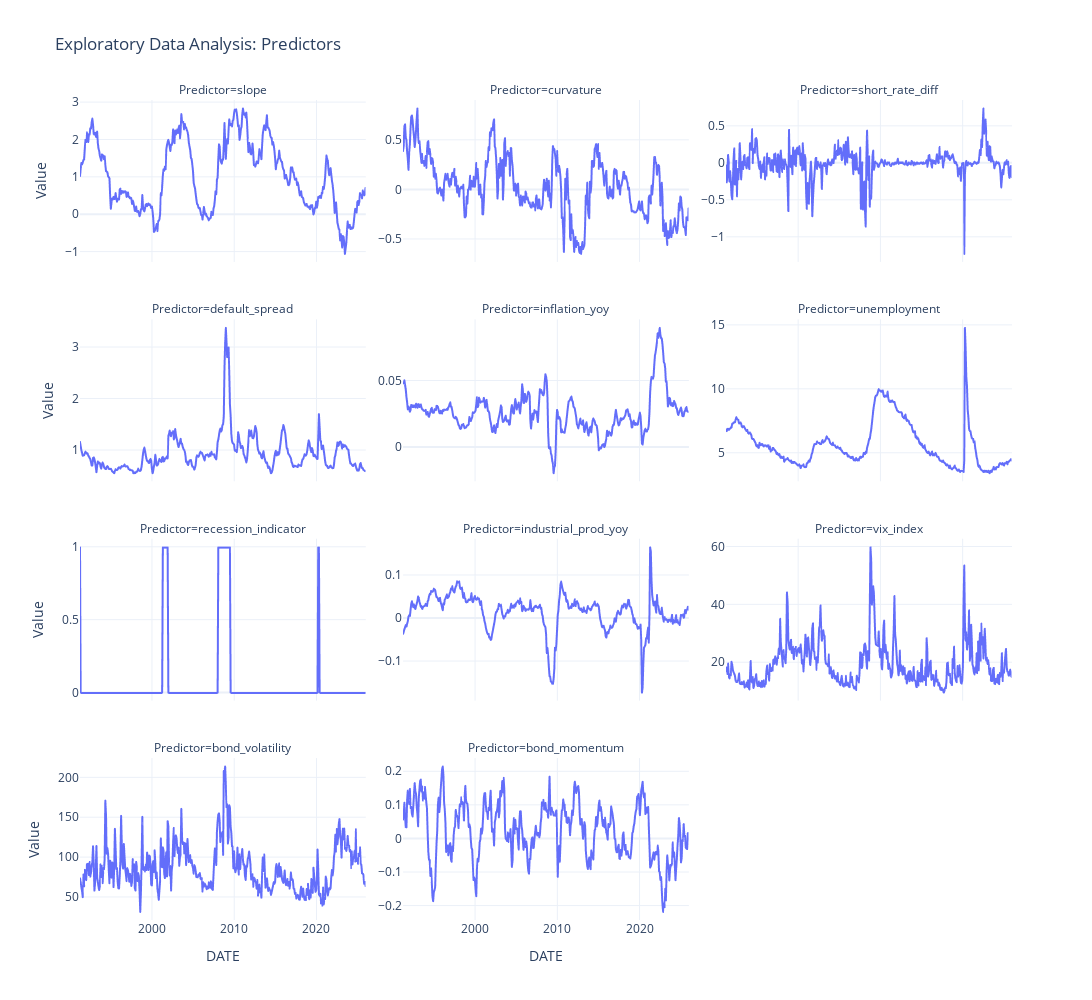

Source (notebook cell):
### Code cell
# re-run ADF test
predictors = ['slope', 'curvature', 'short_rate_diff', 'default_spread', 'inflation_yoy', 'unemployment', 
              'recession_indicator', 'industrial_prod_yoy', 'vix_index', 'bond_volatility', 'bond_momentum']

df_long = df_final[predictors].reset_index().melt(
    id_vars='DATE', 
    value_vars=predictors,
    var_name='Predictor', 
    value_name='Value'
)

fig = px.line(
    df_long, 
    x='DATE', 
    y='Value', 
    facet_col='Predictor', 
    facet_col_wrap=3,
    facet_col_spacing=0.04,
    height=1000,
    width=1100,
    title='Exploratory Data Analysis: Predictors',
    template='plotly_white'
)

fig.update_yaxes(matches=None, showticklabels=True)
fig.update_layout(showlegend=False)

fig.show()

### Figure 1 — Plotly figure (JSON) as saved in the notebook; plotly's stock layout.template omitted (floating-point values rounded to 4 significant figures; data arrays with more than 128 entries replaced by an {"elided": "..."} marker saying what was removed)
{"data": [{"hovertemplate": "Predictor=slope<br>DATE=%{x}<br>Value=%{y}<extra></extra>", "legendgroup": "", "line": {"color": "#636efa", "dash": "solid"}, "marker": {"symbol": "circle"}, "mode": "lines", "name": "", "showlegend": false, "type": "scattergl", "x": {"elided": "418 str values"}, "xaxis": "x10", "y": {"elided": "418 float values"}, "yaxis": "y10"}, {"hovertemplate": "Predictor=curvature<br>DATE=%{x}<br>Value=%{y}<extra></extra>", "legendgroup": "", "line": {"color": "#636efa", "dash": "solid"}, "marker": {"symbol": "circle"}, "mode": "lines", "name": "", "showlegend": false, "type": "scattergl", "x": {"elided": "418 str values"}, "xaxis": "x11", "y": {"elided": "418 float values"}, "yaxis": "y11"}, {"hovertemplate": "Predictor=short_rate_diff<br>DATE=%{x}<br>Value=%{y}<extra></extra>", "legendgroup": "", "line": {"color": "#636efa", "dash": "solid"}, "marker": {"symbol": "circle"}, "mode": "lines", "name": "", "showlegend": false, "type": "scattergl", "x": {"elided": "418 str values"}, "xaxis": "x12", "y": {"elided": "418 float values"}, "yaxis": "y12"}, {"hovertemplate": "Predictor=default_spread<br>DATE=%{x}<br>Value=%{y}<extra></extra>", "legendgroup": "", "line": {"color": "#636efa", "dash": "solid"}, "marker": {"symbol": "circle"}, "mode": "lines", "name": "", "showlegend": false, "type": "scattergl", "x": {"elided": "418 str values"}, "xaxis": "x7", "y": {"elided": "418 float values"}, "yaxis": "y7"}, {"hovertemplate": "Predictor=inflation_yoy<br>DATE=%{x}<br>Value=%{y}<extra></extra>", "legendgroup": "", "line": {"color": "#636efa", "dash": "solid"}, "marker": {"symbol": "circle"}, "mode": "lines", "name": "", "showlegend": false, "type": "scattergl", "x": {"elided": "418 str values"}, "xaxis": "x8", "y": {"elided": "418 float values"}, "yaxis": "y8"}, {"hovertemplate": "Predictor=unemployment<br>DATE=%{x}<br>Value=%{y}<extra></extra>", "legendgroup": "", "line": {"color": "#636efa", "dash": "solid"}, "marker": {"symbol": "circle"}, "mode": "lines", "name": "", "showlegend": false, "type": "scattergl", "x": {"elided": "418 str values"}, "xaxis": "x9", "y": {"elided": "418 float values"}, "yaxis": "y9"}, {"hovertemplate": "Predictor=recession_indicator<br>DATE=%{x}<br>Value=%{y}<extra></extra>", "legendgroup": "", "line": {"color": "#636efa", "dash": "solid"}, "marker": {"symbol": "circle"}, "mode": "lines", "name": "", "showlegend": false, "type": "scattergl", "x": {"elided": "418 str values"}, "xaxis": "x4", "y": {"elided": "418 int values"}, "yaxis": "y4"}, {"hovertemplate": "Predictor=industrial_prod_yoy<br>DATE=%{x}<br>Value=%{y}<extra></extra>", "legendgroup": "", "line": {"color": "#636efa", "dash": "solid"}, "marker": {"symbol": "circle"}, "mode": "lines", "name": "", "showlegend": false, "type": "scattergl", "x": {"elided": "418 str values"}, "xaxis": "x5", "y": {"elided": "418 float values"}, "yaxis": "y5"}, {"hovertemplate": "Predictor=vix_index<br>DATE=%{x}<br>Value=%{y}<extra></extra>", "legendgroup": "", "line": {"color": "#636efa", "dash": "solid"}, "marker": {"symbol": "circle"}, "mode": "lines", "name": "", "showlegend": false, "type": "scattergl", "x": {"elided": "418 str values"}, "xaxis": "x6", "y": {"elided": "418 float values"}, "yaxis": "y6"}, {"hovertemplate": "Predictor=bond_volatility<br>DATE=%{x}<br>Value=%{y}<extra></extra>", "legendgroup": "", "line": {"color": "#636efa", "dash": "solid"}, "marker": {"symbol": "circle"}, "mode": "lines", "name": "", "showlegend": false, "type": "scattergl", "x": {"elided": "418 str values"}, "xaxis": "x", "y": {"elided": "418 float values"}, "yaxis": "y"}, {"hovertemplate": "Predictor=bond_momentum<br>DATE=%{x}<br>Value=%{y}<extra></extra>", "legendgroup": "", "line": {"color": "#636efa", "dash": "solid"}, "marker": {"symbol": "circle"}, "mode": "lines", "name": "", "showlegend": false, "type": "scattergl", "x": {"elided": "418 str values"}, "xaxis": "x2", "y": {"elided": "418 float values"}, "yaxis": "y2"}], "layout": {"annotations": [{"font": {}, "showarrow": false, "text": "Predictor=bond_volatility", "x": 0.1533, "xanchor": "center", "xref": "paper", "y": 0.1975, "yanchor": "bottom", "yref": "paper"}, {"font": {}, "showarrow": false, "text": "Predictor=bond_momentum", "x": 0.5, "xanchor": "center", "xref": "paper", "y": 0.1975, "yanchor": "bottom", "yref": "paper"}, {"font": {}, "showarrow": false, "text": "Predictor=recession_indicator", "x": 0.1533, "xanchor": "center", "xref": "paper", "y": 0.465, "yanchor": "bottom", "yref": "paper"}, {"font": {}, "showarrow": false, "text": "Predictor=industrial_prod_yoy", "x": 0.5, "xanchor": "center", "xref": "paper", "y": 0.465, "yanchor": "bottom", "yref": "paper"}, {"font": {}, "showarrow": false, "text": "Predictor=vix_index", "x": 0.8467, "xanchor": "center", "xref": "paper", "y": 0.465, "yanchor": "bottom", "yref": "paper"}, {"font": {}, "showarrow": false, "text": "Predictor=default_spread", "x": 0.1533, "xanchor": "center", "xref": "paper", "y": 0.7325, "yanchor": "bottom", "yref": "paper"}, {"font": {}, "showarrow": false, "text": "Predictor=inflation_yoy", "x": 0.5, "xanchor": "center", "xref": "paper", "y": 0.7325, "yanchor": "bottom", "yref": "paper"}, {"font": {}, "showarrow": false, "text": "Predictor=unemployment", "x": 0.8467, "xanchor": "center", "xref": "paper", "y": 0.7325, "yanchor": "bottom", "yref": "paper"}, {"font": {}, "showarrow": false, "text": "Predictor=slope", "x": 0.1533, "xanchor": "center", "xref": "paper", "y": 1, "yanchor": "bottom", "yref": "paper"}, {"font": {}, "showarrow": false, "text": "Predictor=curvature", "x": 0.5, "xanchor": "center", "xref": "paper", "y": 1, "yanchor": "bottom", "yref": "paper"}, {"font": {}, "showarrow": false, "text": "Predictor=short_rate_diff", "x": 0.8467, "xanchor": "center", "xref": "paper", "y": 1, "yanchor": "bottom", "yref": "paper"}], "height": 1000, "legend": {"tracegroupgap": 0}, "showlegend": false, "title": {"text": "Exploratory Data Analysis: Predictors"}, "width": 1100, "xaxis": {"anchor": "y", "domain": [0, 0.3067], "title": {"text": "DATE"}}, "xaxis10": {"anchor": "y10", "domain": [0, 0.3067], "matches": "x", "showticklabels": false}, "xaxis11": {"anchor": "y11", "domain": [0.3467, 0.6533], "matches": "x", "showticklabels": false}, "xaxis12": {"anchor": "y12", "domain": [0.6933, 1.0], "matches": "x", "showticklabels": false}, "xaxis2": {"anchor": "y2", "domain": [0.3467, 0.6533], "matches": "x", "title": {"text": "DATE"}}, "xaxis3": {"anchor": "y3", "domain": [0.6933, 1.0], "matches": "x", "title": {"text": "DATE"}}, "xaxis4": {"anchor": "y4", "domain": [0, 0.3067], "matches": "x", "showticklabels": false}, "xaxis5": {"anchor": "y5", "domain": [0.3467, 0.6533], "matches": "x", "showticklabels": false}, "xaxis6": {"anchor": "y6", "domain": [0.6933, 1.0], "matches": "x", "showticklabels": false}, "xaxis7": {"anchor": "y7", "domain": [0, 0.3067], "matches": "x", "showticklabels": false}, "xaxis8": {"anchor": "y8", "domain": [0.3467, 0.6533], "matches": "x", "showticklabels": false}, "xaxis9": {"anchor": "y9", "domain": [0.6933, 1.0], "matches": "x", "showticklabels": false}, "yaxis": {"anchor": "x", "domain": [0, 0.1975], "showticklabels": true, "title": {"text": "Value"}}, "yaxis10": {"anchor": "x10", "domain": [0.8025, 1], "showticklabels": true, "title": {"text": "Value"}}, "yaxis11": {"anchor": "x11", "domain": [0.8025, 1], "showticklabels": true}, "yaxis12": {"anchor": "x12", "domain": [0.8025, 1], "showticklabels": true}, "yaxis2": {"anchor": "x2", "domain": [0, 0.1975], "showticklabels": true}, "yaxis3": {"anchor": "x3", "domain": [0, 0.1975], "showticklabels": true}, "yaxis4": {"anchor": "x4", "domain": [0.2675, 0.465], "showticklabels": true, "title": {"text": "Value"}}, "yaxis5": {"anchor": "x5", "domain": [0.2675, 0.465], "showticklabels": true}, "yaxis6": {"anchor": "x6", "domain": [0.2675, 0.465], "showticklabels": true}, "yaxis7": {"anchor": "x7", "domain": [0.535, 0.7325], "showticklabels": true, "title": {"text": "Value"}}, "yaxis8": {"anchor": "x8", "domain": [0.535, 0.7325], "showticklabels": true}, "yaxis9": {"anchor": "x9", "domain": [0.535, 0.7325], "showticklabels": true}}}
